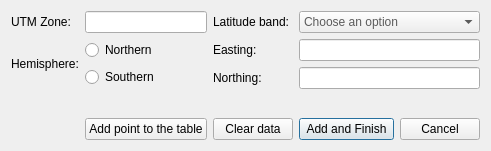
<?xml version="1.0" encoding="UTF-8"?>
<ui version="4.0">
 <class>RegisteringCoordinate</class>
 <widget class="QDialog" name="RegisteringCoordinate">
  <property name="geometry">
   <rect>
    <x>0</x>
    <y>0</y>
    <width>491</width>
    <height>151</height>
   </rect>
  </property>
  <property name="palette">
   <palette>
    <active>
     <colorrole role="PlaceholderText">
      <brush brushstyle="SolidPattern">
       <color alpha="190">
        <red>0</red>
        <green>0</green>
        <blue>0</blue>
       </color>
      </brush>
     </colorrole>
    </active>
    <inactive>
     <colorrole role="PlaceholderText">
      <brush brushstyle="SolidPattern">
       <color alpha="190">
        <red>0</red>
        <green>0</green>
        <blue>0</blue>
       </color>
      </brush>
     </colorrole>
    </inactive>
    <disabled>
     <colorrole role="PlaceholderText">
      <brush brushstyle="SolidPattern">
       <color alpha="190">
        <red>0</red>
        <green>0</green>
        <blue>0</blue>
       </color>
      </brush>
     </colorrole>
    </disabled>
   </palette>
  </property>
  <property name="windowTitle">
   <string>Registering Coordinate</string>
  </property>
  <property name="windowIcon">
   <iconset>
    <normaloff>../logos/icon.png</normaloff>../logos/icon.png</iconset>
  </property>
  <layout class="QGridLayout" name="gridLayout_2">
   <item row="0" column="0">
    <layout class="QGridLayout" name="gridLayout">
     <item row="2" column="3">
      <widget class="QLabel" name="label_5">
       <property name="text">
        <string>Northing:</string>
       </property>
      </widget>
     </item>
     <item row="1" column="1" rowspan="2" colspan="2">
      <layout class="QVBoxLayout" name="verticalLayout">
       <item>
        <widget class="QRadioButton" name="radioButton">
         <property name="text">
          <string>Northern</string>
         </property>
        </widget>
       </item>
       <item>
        <widget class="QRadioButton" name="radioButton_2">
         <property name="text">
          <string>Southern</string>
         </property>
        </widget>
       </item>
      </layout>
     </item>
     <item row="1" column="0" rowspan="2">
      <widget class="QLabel" name="label_2">
       <property name="text">
        <string>Hemisphere:</string>
       </property>
      </widget>
     </item>
     <item row="1" column="3">
      <widget class="QLabel" name="label_4">
       <property name="text">
        <string>Easting:</string>
       </property>
      </widget>
     </item>
     <item row="4" column="4" colspan="2">
      <widget class="QPushButton" name="pushButton_3">
       <property name="text">
        <string>Add and Finish</string>
       </property>
      </widget>
     </item>
     <item row="4" column="1" colspan="2">
      <widget class="QPushButton" name="pushButton">
       <property name="text">
        <string>Add point to the table</string>
       </property>
      </widget>
     </item>
     <item row="1" column="4" colspan="3">
      <widget class="QLineEdit" name="lineEdit_2"/>
     </item>
     <item row="0" column="0">
      <widget class="QLabel" name="label">
       <property name="text">
        <string>UTM Zone:</string>
       </property>
      </widget>
     </item>
     <item row="3" column="1" colspan="6">
      <spacer name="verticalSpacer">
       <property name="orientation">
        <enum>Qt::Vertical</enum>
       </property>
       <property name="sizeHint" stdset="0">
        <size>
         <width>20</width>
         <height>40</height>
        </size>
       </property>
      </spacer>
     </item>
     <item row="0" column="1" colspan="2">
      <widget class="QLineEdit" name="lineEdit">
       <property name="maxLength">
        <number>2</number>
       </property>
      </widget>
     </item>
     <item row="2" column="4" colspan="3">
      <widget class="QLineEdit" name="lineEdit_3"/>
     </item>
     <item row="4" column="6">
      <widget class="QPushButton" name="pushButton_4">
       <property name="text">
        <string>Cancel</string>
       </property>
      </widget>
     </item>
     <item row="0" column="3">
      <widget class="QLabel" name="label_3">
       <property name="text">
        <string>Latitude band:</string>
       </property>
      </widget>
     </item>
     <item row="4" column="3">
      <widget class="QPushButton" name="pushButton_2">
       <property name="text">
        <string>Clear data</string>
       </property>
      </widget>
     </item>
     <item row="0" column="4" colspan="3">
      <widget class="QComboBox" name="comboBox">
       <property name="palette">
        <palette>
         <active>
          <colorrole role="PlaceholderText">
           <brush brushstyle="SolidPattern">
            <color alpha="160">
             <red>0</red>
             <green>0</green>
             <blue>0</blue>
            </color>
           </brush>
          </colorrole>
         </active>
         <inactive>
          <colorrole role="PlaceholderText">
           <brush brushstyle="SolidPattern">
            <color alpha="160">
             <red>0</red>
             <green>0</green>
             <blue>0</blue>
            </color>
           </brush>
          </colorrole>
         </inactive>
         <disabled>
          <colorrole role="PlaceholderText">
           <brush brushstyle="SolidPattern">
            <color alpha="160">
             <red>0</red>
             <green>0</green>
             <blue>0</blue>
            </color>
           </brush>
          </colorrole>
         </disabled>
        </palette>
       </property>
       <property name="font">
        <font>
         <pointsize>9</pointsize>
         <bold>false</bold>
         <kerning>false</kerning>
        </font>
       </property>
       <property name="currentText">
        <string/>
       </property>
       <property name="currentIndex">
        <number>-1</number>
       </property>
       <property name="placeholderText">
        <string>Choose an option</string>
       </property>
       <item>
        <property name="text">
         <string/>
        </property>
       </item>
       <item>
        <property name="text">
         <string>C</string>
        </property>
       </item>
       <item>
        <property name="text">
         <string>D</string>
        </property>
       </item>
       <item>
        <property name="text">
         <string>E</string>
        </property>
       </item>
       <item>
        <property name="text">
         <string>F</string>
        </property>
       </item>
       <item>
        <property name="text">
         <string>G</string>
        </property>
       </item>
       <item>
        <property name="text">
         <string>H</string>
        </property>
       </item>
       <item>
        <property name="text">
         <string>J</string>
        </property>
       </item>
       <item>
        <property name="text">
         <string>K</string>
        </property>
       </item>
       <item>
        <property name="text">
         <string>L</string>
        </property>
       </item>
       <item>
        <property name="text">
         <string>M</string>
        </property>
       </item>
       <item>
        <property name="text">
         <string>N</string>
        </property>
       </item>
       <item>
        <property name="text">
         <string>P</string>
        </property>
       </item>
       <item>
        <property name="text">
         <string>Q</string>
        </property>
       </item>
       <item>
        <property name="text">
         <string>R</string>
        </property>
       </item>
       <item>
        <property name="text">
         <string>S</string>
        </property>
       </item>
       <item>
        <property name="text">
         <string>T</string>
        </property>
       </item>
       <item>
        <property name="text">
         <string>U</string>
        </property>
       </item>
       <item>
        <property name="text">
         <string>V</string>
        </property>
       </item>
       <item>
        <property name="text">
         <string>W</string>
        </property>
       </item>
       <item>
        <property name="text">
         <string>X</string>
        </property>
       </item>
      </widget>
     </item>
    </layout>
   </item>
  </layout>
 </widget>
 <tabstops>
  <tabstop>lineEdit</tabstop>
  <tabstop>radioButton</tabstop>
  <tabstop>radioButton_2</tabstop>
  <tabstop>comboBox</tabstop>
  <tabstop>lineEdit_2</tabstop>
  <tabstop>lineEdit_3</tabstop>
  <tabstop>pushButton</tabstop>
  <tabstop>pushButton_2</tabstop>
  <tabstop>pushButton_3</tabstop>
  <tabstop>pushButton_4</tabstop>
 </tabstops>
 <resources/>
 <connections/>
</ui>
